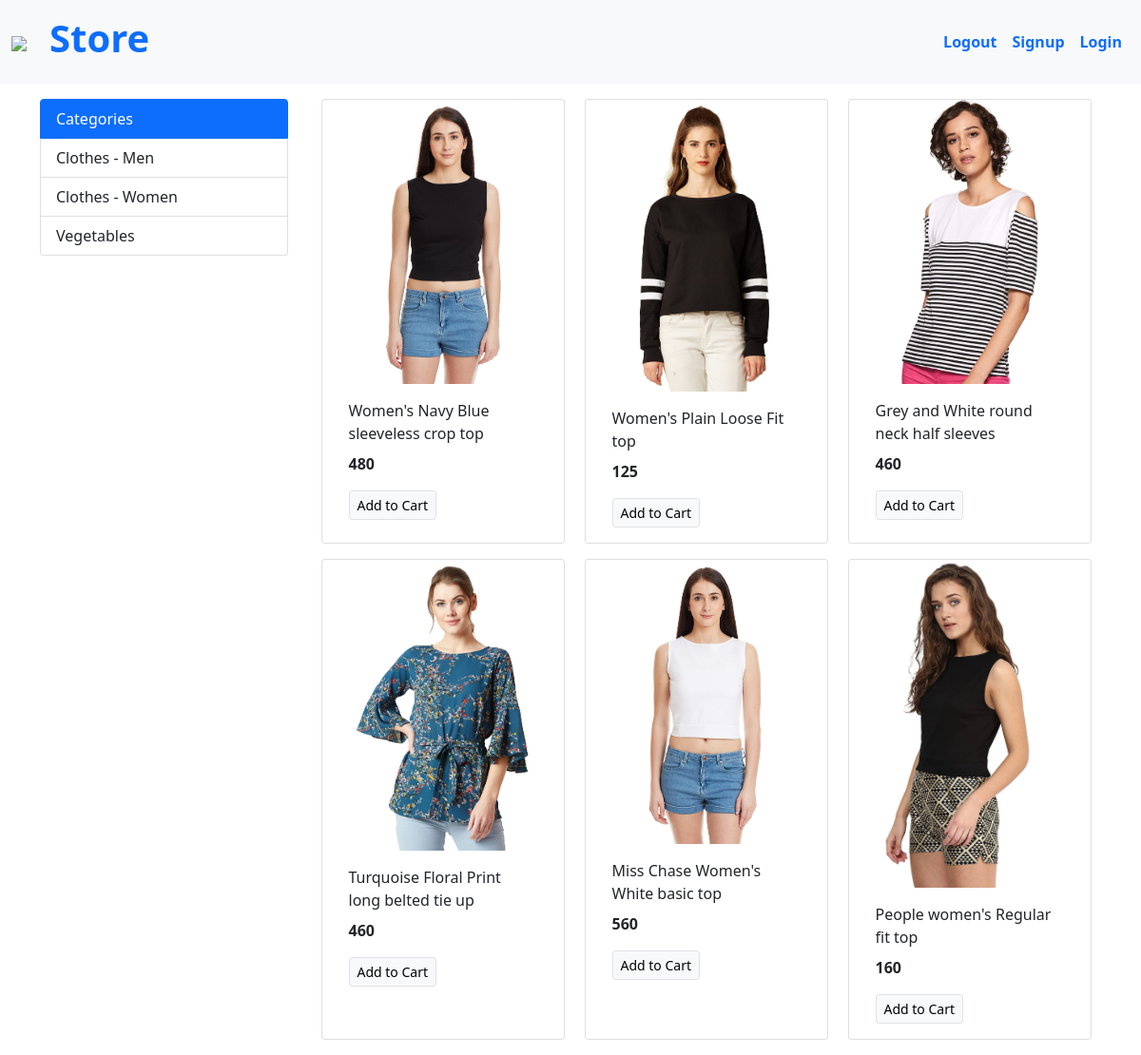
The app's page /?category=2, older data.
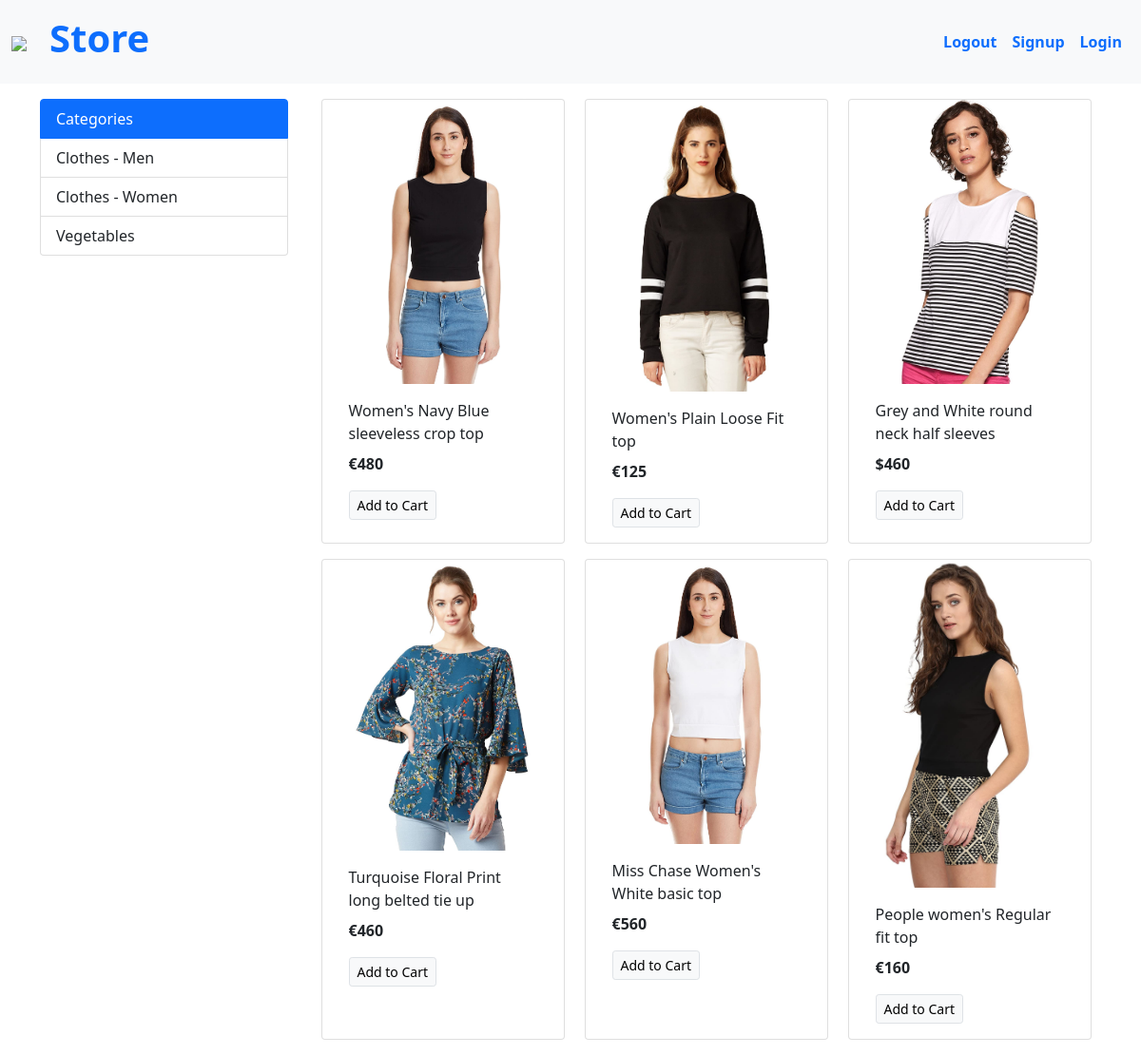
The same page, newer data.
### store/models/product.py (models this page shows, shortened)
class Product(models.Model):
    name = models.CharField(max_length=50)
    price = models.CharField(max_length=50, default='$0')
    category = models.ForeignKey(Category, on_delete=models.CASCADE, default=1)
    descriptions = models.CharField(max_length=200, default='', null=True, blank=True)
    image = models.ImageField(upload_to='media/products/')
    @staticmethod
    def get_all_products_by_id(category_id):
        if category_id:
            return Product.objects.filter(category = category_id)
        else:
            return Product.get_all_products

### store/views.py (the view)
# urls.py: path('', views.index, name='homepage'),
def index(request):
    products = None
    categories = Category.get_all_categories()
    categoryID = request.GET.get('category')
    if categoryID:
        products = Product.get_all_products_by_id(categoryID)
    else:
        products = Product.get_all_products()
    data = {}
    data['products'] = products
    data['categories'] = categories
    return render(request, 'index.html', data)

### store/models/category.py (called while the page is built)
    @staticmethod
    def get_all_categories():
        return Category.objects.all()

### store/templates/index.html
{% extends "base.html" %}
{% block content %}
<div class="container fluid mt-3">
  <div class="row">
    <div class="col-lg-3 mx-auto">
      <div class="list-group">
        <a href="#" class="list-group-item list-group-item-action active">Categories</a>
        {% for category in categories %}
        <a href="/?category={{category.id}}" class="list-group-item list-group-item-action">{{category.name}}</a>
        {% endfor %}
      </div>
    </div>
    <div id="products" class="col-lg-9 mx-auto">
      <div class="row mx-auto">
        {% for product in products %}
        <div class="card mx-auto mb-3" style="width: 16rem;">
          <img class="card-img-top" src="{{product.image.url}}" alt="...">
          <div class="card-body">
            <p class="card-title">{{product.name}}</p>
            <p class="card-text"><b>{{product.price}}</b></p>
            <a href="#" class="btn btn-light border btn-sm">Add to Cart</a>
          </div>
        </div>
        {% endfor %}
      </div>
    </div>
  </div>
</div>
{% endblock %}

Row changes from the older to the newer data that the page shows:
changed Product "Women's Navy Blue sleeveless crop top": price "480" → "€480"
changed Product "Women's Plain Loose Fit top": price "125" → "€125"
changed Product "Grey and White round neck half sleeves": price "460" → "$460"
changed Product "Turquoise Floral Print long belted tie up": price "460" → "€460"
changed Product "Miss Chase Women's White basic top": price "560" → "€560"
changed Product "People women's Regular fit top": price "160" → "€160"
